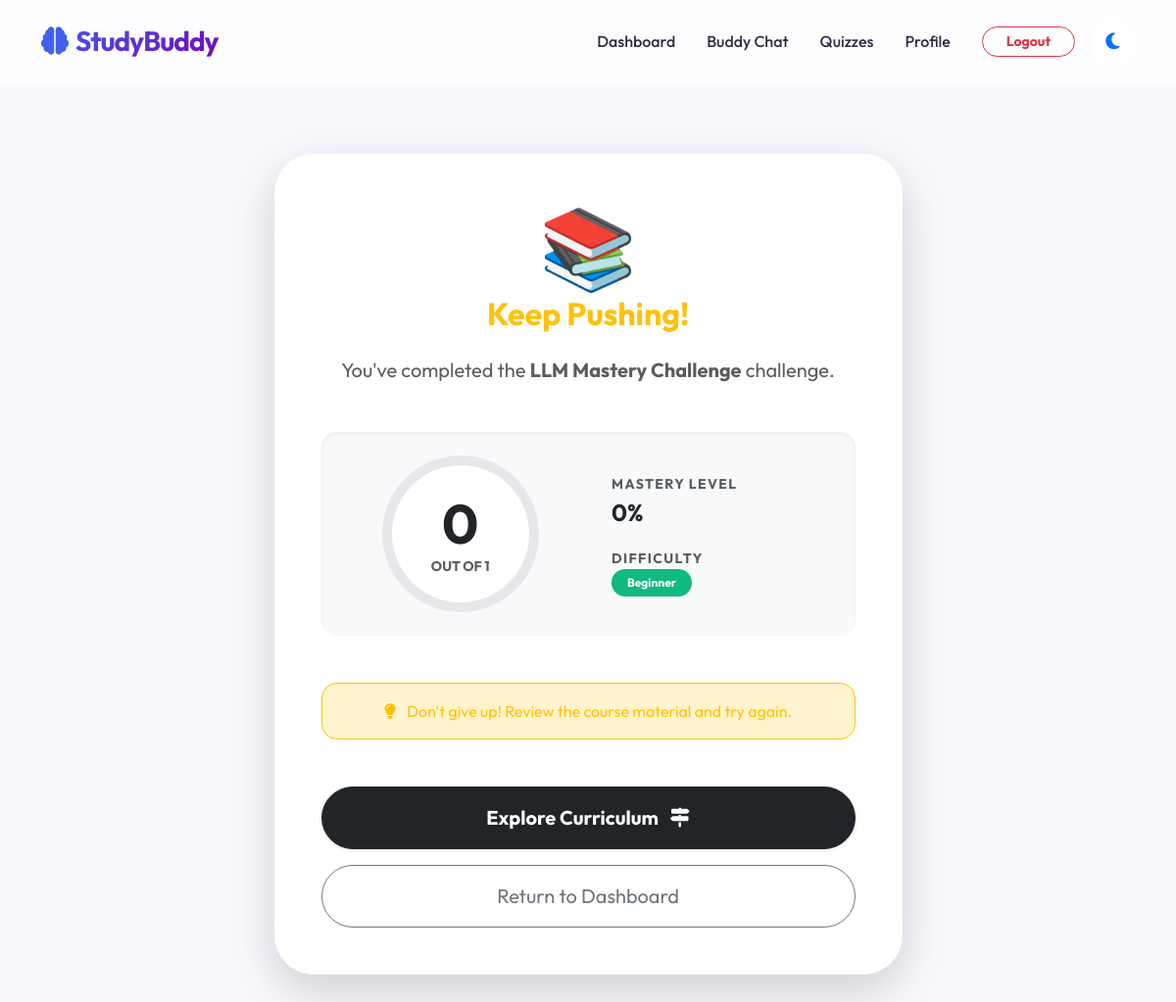
The page /quizzes/result/1/ (signed in) on the database its author committed.
### quizzes/models.py (models this page shows, shortened)
class Result(models.Model):
    user = models.ForeignKey(User, on_delete=models.CASCADE)
    quiz = models.ForeignKey(Quiz, on_delete=models.CASCADE)
    score = models.IntegerField()
    total_points = models.IntegerField()
    timestamp = models.DateTimeField(auto_now_add=True)

class Quiz(models.Model):
    CATEGORY_CHOICES = [
        ('gen_ai', 'Generative AI'),
        ('ml', 'Machine Learning'),
        ('prompt', 'Prompt Engineering'),
        ('llm', 'Large Language Models'),
        ('ethics', 'AI Ethics'),
        ('web_ai', 'AI in Web Development'),
        ('general', 'General AI'),
        ('cloud', 'Cloud Computing'),
        ('devops', 'DevOps & Git'),
        ('cyber', 'Cyber Security'),
        ('data', 'Data Science'),
        ('mobile', 'Mobile Development'),
        ('blockchain', 'Web3 & Blockchain'),
        ('iot', 'Internet of Things'),
        ('hr', 'HR Interview Prep'),
    ]
    DIFFICULTY_CHOICES = [
        ('beginner', 'Beginner'),
        ('intermediate', 'Intermediate'),
        ('advanced', 'Advanced'),
    ]
    title = models.CharField(max_length=200)
    category = models.CharField(max_length=20, choices=CATEGORY_CHOICES, default='general')
    difficulty = models.CharField(max_length=20, choices=DIFFICULTY_CHOICES, default='beginner')
    description = models.TextField()
    created_at = models.DateTimeField(auto_now_add=True)
    updated_at = models.DateTimeField(auto_now=True)
    class Meta:
        verbose_name_plural = "Quizzes"

### quizzes/views.py (the view)
# urls.py: path('result/<int:result_id>/', QuizResultView.as_view(), name='quiz_result'),
class QuizResultView(LoginRequiredMixin, DetailView):
    model = Result
    template_name = 'quizzes/result.html'
    context_object_name = 'result'
    pk_url_kwarg = 'result_id'
    def get_context_data(self, **kwargs):
        context = super().get_context_data(**kwargs)
        result = self.get_object()
        context['percentage'] = (result.score / result.total_points * 100) if result.total_points > 0 else 0
        return context

### templates/quizzes/result.html (shortened to what this page needs)
{% extends "base.html" %}
{% block content %}
<div class="container py-5">
    <div class="row justify-content-center">
        <div class="col-lg-7 text-center">
            <div class="achievement-card border-0 shadow-lg p-5 rounded-5 bg-white animate-slide-up">
                <div class="celebration-icon mb-4">
                    {% if percentage >= 80 %}
                    <div class="display-1 fw-bold">🏆</div>
                    <h2 class="fw-bold text-success animate-bounce">Mastery Achieved!</h2>
                    {% elif percentage >= 50 %}
                    <div class="display-1 fw-bold">⭐</div>
                    <h2 class="fw-bold text-primary">Well Played!</h2>
                    {% else %}
                    <div class="display-1 fw-bold">📚</div>
                    <h2 class="fw-bold text-warning">Keep Pushing!</h2>
                    {% endif %}
                </div>
                <p class="text-muted fs-5 mb-5">You've completed the <strong>{{ result.quiz.title }}</strong> challenge.
                </p>
                <div class="result-stats bg-light p-4 rounded-4 mb-5 shadow-inner">
                    <div class="row align-items-center">
                        <div class="col-md-6 mb-4 mb-md-0">
                            <div class="score-circle mx-auto level-{{ result.quiz.difficulty }}"
                                style="--percentage: {{ percentage }}%;">
                                <div class="score-inner">
                                    <h1 class="display-4 fw-bold mb-0 text-dark">{{ result.score }}</h1>
                                    <span class="text-muted fw-bold small">OUT OF {{ result.total_points }}</span>
                                </div>
                            </div>
                        </div>
                        <div class="col-md-6 text-start ps-md-4">
                            <div class="mb-3">
                                <label class="text-uppercase small fw-bold text-muted letter-spacing-wide">Mastery
                                    Level</label>
                                <div class="fs-4 fw-bold text-dark">{{ percentage|floatformat:0 }}%</div>
                            </div>
                            <div>
                                <label
                                    class="text-uppercase small fw-bold text-muted letter-spacing-wide">Difficulty</label>
                                <div class="d-flex align-items-center">
                                    <span class="badge rounded-pill bg-{{ result.quiz.difficulty }} px-3 py-2 me-2">
                                        {{ result.quiz.get_difficulty_display }}
                                    </span>
                                </div>
                            </div>
                        </div>
                    </div>
                </div>
                <div class="feedback-section mb-5">
                    {% if percentage >= 100 %}
                    <div class="p-3 rounded-4 bg-success-subtle text-success border border-success">
                        <i class="fas fa-certificate me-2"></i> Perfect score! You've completely mastered this topic.
                        Ready for the next level?
                    </div>
                    {% elif percentage >= 80 %}
                    <div class="p-3 rounded-4 bg-primary-subtle text-primary border border-primary">
                        <i class="fas fa-rocket me-2"></i> Excellent work! You have a strong grasp of these concepts.
                    </div>
                    {% elif percentage >= 50 %}
                    <div class="p-3 rounded-4 bg-info-subtle text-info border border-info">
                        <i class="fas fa-chart-line me-2"></i> Good progress! A bit more practice and you'll reach
                        expert level.
                    </div>
                    {% else %}
                    <div class="p-3 rounded-4 bg-warning-subtle text-warning border border-warning">
                        <i class="fas fa-lightbulb me-2"></i> Don't give up! Review the course material and try again.
                    </div>
                    {% endif %}
                </div>
                <div class="d-grid gap-3">
                    <a href="{% url 'quizzes:quiz_list' %}"
                        class="btn btn-dark btn-lg rounded-pill py-3 fw-bold shadow-sm">
                        Explore Curriculum <i class="fas fa-map-signs ms-2"></i>
                    </a>
                    <a href="{% url 'dashboard' %}" class="btn btn-outline-secondary btn-lg rounded-pill py-3">
                        Return to Dashboard
                    </a>
                </div>
            </div>
        </div>
    </div>
</div>
{% endblock %}

### static/css/style.css (style rules this page uses)
:root { --primary: #4361ee; --primary-light: #4895ef; --secondary: #7209b7; --accent: #f72585; --success: #4cc9f0; --bg-light: #f8f9fa; --card-bg: #ffffff; --text-main: #2b2d42; --text-muted: #8d99ae; --glass: rgba(255, 255, 255, 0.7); --transition: all 0.3s cubic-bezier(0.4, 0, 0.2, 1); }
body { font-family: 'Outfit', sans-serif; background-color: var(--bg-light); color: var(--text-main); transition: var(--transition); }

### templates/base.html (style rules this page uses)
:root { --primary-bg: #f8f9ff; --glass-bg: rgba(255, 255, 255, 0.7); --glass-border: rgba(255, 255, 255, 0.3); --card-shadow: 0 10px 30px rgba(0, 0, 0, 0.05); --primary-gradient: linear-gradient(135deg, #4361ee 0%, #7209b7 100%); --transition-smooth: all 0.4s cubic-bezier(0.4, 0, 0.2, 1); }
body { font-family: 'Outfit', sans-serif; background-color: var(--primary-bg); transition: var(--transition-smooth); min-height: 100vh; }

### templates/quizzes/result.html (style rules this page uses)
.achievement-card { border-radius: 40px !important; position: relative; overflow: hidden; }
.score-circle { width: 160px; height: 160px; border-radius: 50%; background: conic-gradient(var(--circle-color) var(--percentage), #e5e7eb 0deg); display: flex; align-items: center; justify-content: center; padding: 10px; }
.score-inner { width: 100%; height: 100%; background: #fff; border-radius: 50%; display: flex; flex-direction: column; align-items: center; justify-content: center; }
.level-beginner { --circle-color: #10b981; }
.bg-beginner { background: #10b981; }
.shadow-inner { box-shadow: inset 0 2px 4px 0 rgba(0, 0, 0, 0.06); }
.letter-spacing-wide { letter-spacing: 0.1em; }
.animate-slide-up { animation: slideUp 0.8s cubic-bezier(0.175, 0.885, 0.32, 1.275) both; }

### rows shown on the page
Result: quiz "LLM Mastery Challenge", score "0", total_points "1", quiz.difficulty "Beginner"

### other values the page prints
{{ percentage|floatformat:0 }} "0"
